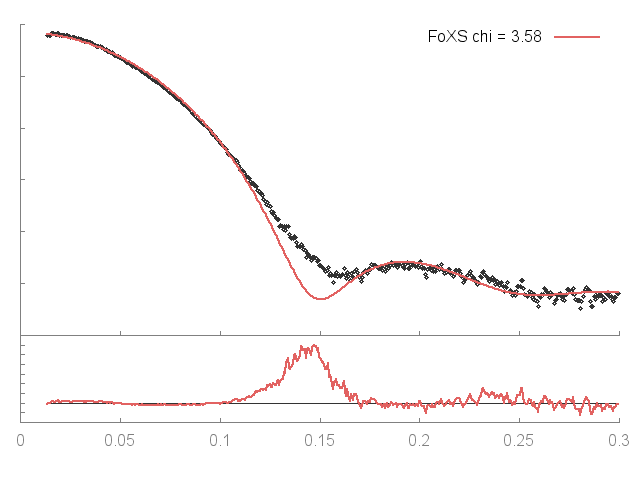

This figure's gnuplot source:
set terminal png enhanced; set output "Vp133B_24159_LBNL_merged_q30.png";
set lmargin 2; set rmargin 2;set multiplot
set origin 0,0;set size 1,0.3; set tmargin 0; set bmargin 3;set ylabel '';set format y '';set xtics nomirror;set ytics nomirror; set border 3
set style line 11 lc rgb '#808080' lt 1;set border 3 back ls 11;f(x)=1
plot f(x) notitle lc rgb '#333333', 'Vp133B_24159_LBNL_merged_q30.dat' u 1:($2/$3) notitle w lines lw 2.5 lc rgb '#e26261'
set origin 0,0.3;set size 1,0.69; set bmargin 0; set tmargin 1;set xlabel ''; set format x ''; set ylabel '';
plot 'Vp133B_24159_LBNL_merged_q30.dat' u 1:2 thru log(y) notitle lc rgb '#333333' pt 6 ps 0.8, 'Vp133B_24159_LBNL_merged_q30.dat' u 1:3 thru log(y) t 'FoXS chi = 3.58' w lines lw 2.5 lc rgb '#e26261'
unset multiplot
reset
